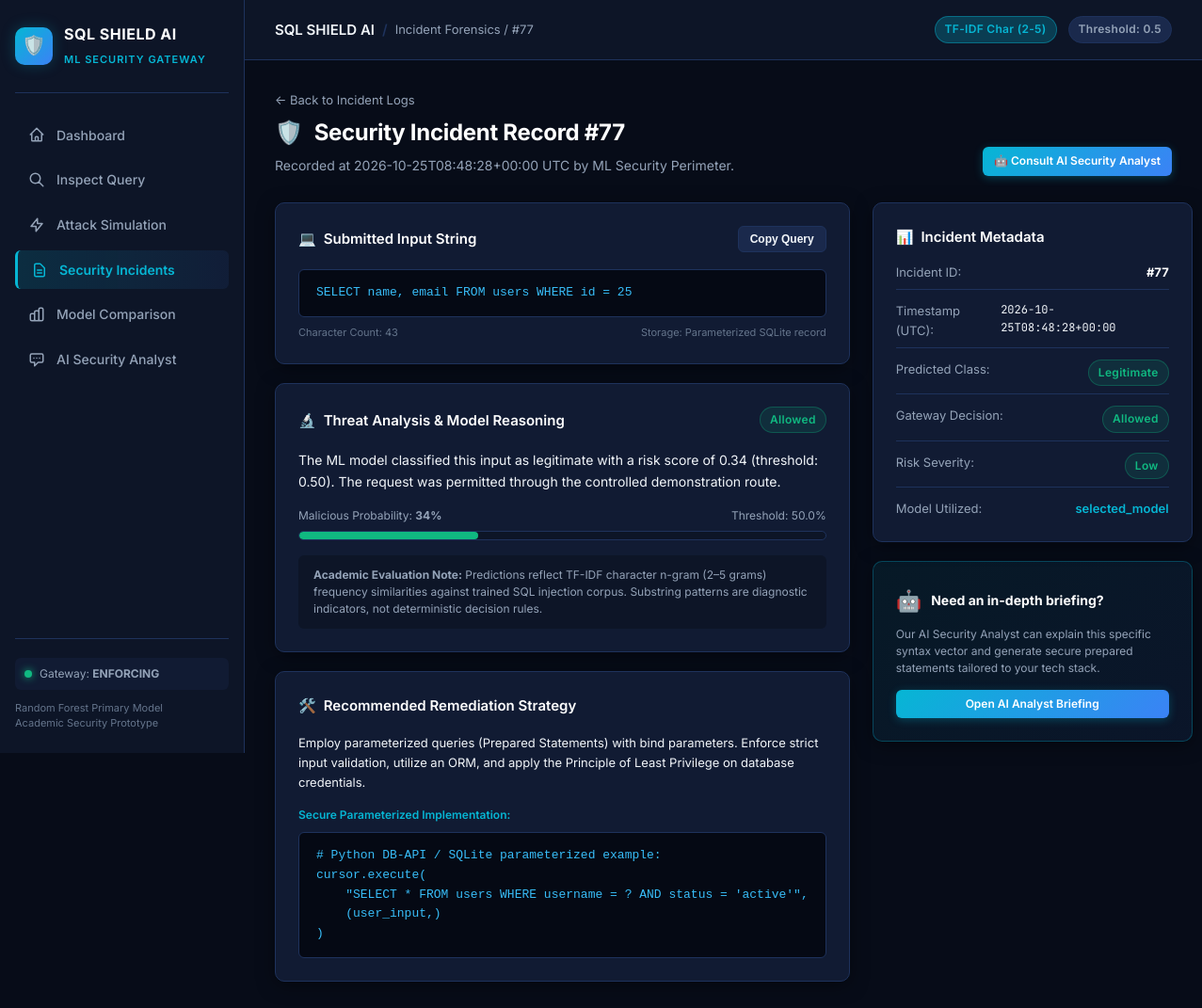
Screenshot of /incidents/77 with the database file from the repository.
### tables this page shows
CREATE TABLE incidents (
    id INTEGER PRIMARY KEY AUTOINCREMENT,
    timestamp TEXT NOT NULL,
    submitted_input TEXT NOT NULL,
    predicted_class TEXT NOT NULL,
    model_used TEXT NOT NULL,
    score REAL,
    action_taken TEXT NOT NULL,
    severity TEXT NOT NULL,
    explanation TEXT,
    mitigation TEXT
);

### app.py (the view)
@app.get("/incidents/<int:incident_id>")
def incident_detail_page(incident_id):
    incident = get_incident(incident_id)
    if incident is None:
        return render_template("404.html", message=f"Incident #{incident_id} was not found."), 404
    return render_template(
        "incident_detail.html",
        active="incidents",
        incident=incident,
        config=config,
    )

### database/db.py (called while the page is built)
def get_connection():
    conn = sqlite3.connect(DB_PATH)
    conn.row_factory = sqlite3.Row
    return conn

def get_incident(incident_id):
    with get_connection() as conn:
        row = conn.execute(
            "SELECT * FROM incidents WHERE id = ?", (int(incident_id),)
        ).fetchone()
        return dict(row) if row else None

### templates/incident_detail.html (shortened to what this page needs)
{% extends "base.html" %}
{% block breadcrumb %}Incident Forensics / #{{ incident.id }}{% endblock %}
{% block content %}
<div class="page-header" style="display:flex; justify-content:space-between; align-items:flex-end; flex-wrap:wrap; gap:16px;">
  <div>
    <div style="display:flex; align-items:center; gap:10px; margin-bottom:6px;">
      <a href="/incidents" style="color:var(--text-secondary); text-decoration:none; font-size:13px;">← Back to Incident Logs</a>
    </div>
    <h1 class="page-title">
      <span>🛡️</span> Security Incident Record #{{ incident.id }}
    </h1>
    <p class="page-subtitle">
      Recorded at {{ incident.timestamp }} UTC by ML Security Perimeter.
    </p>
  </div>
  <div style="display:flex; gap:10px;">
    <a href="/analyst?incident_id={{ incident.id }}" class="btn btn-primary btn-sm">
      🤖 Consult AI Security Analyst
    </a>
  </div>
</div>
<div class="grid-sidebar-layout">
  <div>
    <div class="card" style="margin-bottom: 20px;">
      <div class="card-header">
        <div class="card-title">
          <span>💻</span> Submitted Input String
        </div>
        <button class="btn btn-secondary btn-sm" onclick="copyToClipboard(document.getElementById('full-query-text').innerText, this)">
          Copy Query
        </button>
      </div>
      <div class="code-block">
        <pre><code id="full-query-text">{{ incident.submitted_input }}</code></pre>
      </div>
      <div style="display:flex; justify-content:space-between; font-size:11px; color:var(--text-muted); margin-top:8px;">
        <span>Character Count: {{ incident.submitted_input|length }}</span>
        <span>Storage: Parameterized SQLite record</span>
      </div>
    </div>
    <div class="card" style="margin-bottom: 20px;">
      <div class="card-header">
        <div class="card-title">
          <span>🔬</span> Threat Analysis & Model Reasoning
        </div>
        <span class="badge {{ 'badge-block' if incident.action_taken == 'Blocked' else 'badge-allow' }}">
          {{ incident.action_taken }}
        </span>
      </div>
      <div style="font-size:14px; line-height:1.6; color:var(--text-primary); margin-bottom:16px;">
        <p>{{ incident.explanation }}</p>
      </div>
      <div class="score-meter">
        <div class="score-meter-header">
          <span>Malicious Probability: <strong>{{ (incident.score * 100)|round|int }}%</strong></span>
          <span>Threshold: {{ config.DEFAULT_THRESHOLD * 100 }}%</span>
        </div>
        <div class="score-track">
          {% set pct = (incident.score * 100)|round|int %}
          <div class="score-fill {{ 'high' if pct >= 75 else ('medium' if pct >= 40 else 'low') }}" style="width: {{ pct }}%;"></div>
        </div>
      </div>
      <div style="background:var(--bg-secondary); padding:12px 16px; border-radius:6px; font-size:12px; color:var(--text-secondary); margin-top:14px; line-height:1.5;">
        <strong>Academic Evaluation Note:</strong> Predictions reflect TF-IDF character n-gram (2–5 grams) frequency similarities against trained SQL injection corpus. Substring patterns are diagnostic indicators, not deterministic decision rules.
      </div>
    </div>
    <div class="card">
      <div class="card-header">
        <div class="card-title">
          <span>🛠️</span> Recommended Remediation Strategy
        </div>
      </div>
      <div style="font-size:13px; line-height:1.6; color:var(--text-primary); margin-bottom:16px;">
        <p>{{ incident.mitigation }}</p>
      </div>
      <div style="margin-top:14px;">
        <span style="font-size:12px; font-weight:600; color:var(--accent-cyan); display:block; margin-bottom:8px;">
          Secure Parameterized Implementation:
        </span>
        <div class="code-block">
<pre><code># Python DB-API / SQLite parameterized example:
cursor.execute(
    "SELECT * FROM users WHERE username = ? AND status = 'active'",
    (user_input,)
)</code></pre>
        </div>
      </div>
    </div>
  </div>
  <div style="display:flex; flex-direction:column; gap:20px;">
    <div class="card">
      <div class="card-title" style="margin-bottom:16px;">
        <span>📊</span> Incident Metadata
      </div>
      <div style="display:flex; flex-direction:column; gap:12px; font-size:13px;">
        <div style="display:flex; justify-content:space-between; border-bottom:1px solid var(--border-color); padding-bottom:8px;">
          <span style="color:var(--text-secondary);">Incident ID:</span>
          <span style="font-weight:700; color:#fff;">#{{ incident.id }}</span>
        </div>
        <div style="display:flex; justify-content:space-between; border-bottom:1px solid var(--border-color); padding-bottom:8px;">
          <span style="color:var(--text-secondary);">Timestamp (UTC):</span>
          <span style="font-family:var(--font-mono); font-size:12px;">{{ incident.timestamp }}</span>
        </div>
        <div style="display:flex; justify-content:space-between; border-bottom:1px solid var(--border-color); padding-bottom:8px;">
          <span style="color:var(--text-secondary);">Predicted Class:</span>
          <span class="badge {{ 'badge-block' if incident.predicted_class == 'SQLi' else 'badge-allow' }}">
            {{ incident.predicted_class }}
          </span>
        </div>
        <div style="display:flex; justify-content:space-between; border-bottom:1px solid var(--border-color); padding-bottom:8px;">
          <span style="color:var(--text-secondary);">Gateway Decision:</span>
          <span class="badge {{ 'badge-block' if incident.action_taken == 'Blocked' else 'badge-allow' }}">
            {{ incident.action_taken }}
          </span>
        </div>
        <div style="display:flex; justify-content:space-between; border-bottom:1px solid var(--border-color); padding-bottom:8px;">
          <span style="color:var(--text-secondary);">Risk Severity:</span>
          <span class="badge {{ 'badge-block' if incident.severity == 'High' else ('badge-warn' if incident.severity == 'Medium' else 'badge-allow') }}">
            {{ incident.severity }}
          </span>
        </div>
        <div style="display:flex; justify-content:space-between;">
          <span style="color:var(--text-secondary);">Model Utilized:</span>
          <span style="color:var(--accent-cyan); font-weight:600;">{{ incident.model_used }}</span>
        </div>
      </div>
    </div>
    <div class="card" style="background: linear-gradient(135deg, rgba(6, 182, 212, 0.08), rgba(59, 130, 246, 0.08)); border-color: rgba(6, 182, 212, 0.3);">
      <div style="display:flex; align-items:center; gap:10px; margin-bottom:10px;">
        <span style="font-size:22px;">🤖</span>
        <span style="font-weight:700; color:#fff; font-size:14px;">Need an in-depth briefing?</span>
      </div>
      <p style="font-size:12px; color:var(--text-secondary); line-height:1.5; margin-bottom:14px;">
        Our AI Security Analyst can explain this specific syntax vector and generate secure prepared statements tailored to your tech stack.
      </p>
      <a href="/analyst?incident_id={{ incident.id }}" class="btn btn-primary btn-sm" style="width:100%;">
        Open AI Analyst Briefing
      </a>
    </div>
  </div>
</div>
{% endblock %}

### static/css/style.css (style rules this page uses)
:root { --bg-primary: #070c18; --bg-secondary: #0d1527; --bg-card: #111b33; --bg-card-hover: #162342; --bg-surface: #1a294c; --border-color: #1e325c; --border-light: rgba(255, 255, 255, 0.08); --text-primary: #f1f5f9; --text-secondary: #94a3b8; --text-muted: #64748b; --accent-cyan: #06b6d4; --accent-cyan-glow: rgba(6, 182, 212, 0.25); --accent-blue: #3b82f6; --accent-blue-glow: rgba(59, 130, 246, 0.25); --accent-indigo: #6366f1; --status-allow: #10b981; --status-allow-bg: rgba(16, 185, 129, 0.12); --status-allow-border: rgba(16, 185, 129, 0.3); --status-block: #ef4444; --status-block-bg: rgba(239, 68, 68, 0.12); --status-block-border: rgba(239, 68, 68, 0.3); --status-warn: #f59e0b; --status-warn-bg: rgba(245, 158, 11, 0.12); --status-warn-border: rgba(245, 158, 11, 0.3); --font-sans: 'Inter', -apple-system, BlinkMacSystemFont, 'Segoe UI', Roboto, sans-serif; --font-mono: 'JetBrains Mono', 'Fira Code', monospace; --radius-sm: 6px; --radius-md: 10px; --radius-lg: 14px; --transition: all 0.2s cubic-bezier(0.16, 1, 0.3, 1); --shadow-card: 0 4px 20px -2px rgba(0, 0, 0, 0.5); --shadow-glow: 0 0 25px rgba(6, 182, 212, 0.15); }
*, *::before, *::after { box-sizing: border-box; margin: 0; padding: 0; }
body { background-color: var(--bg-primary); color: var(--text-primary); font-family: var(--font-sans); line-height: 1.55; display: flex; min-height: 100vh; -webkit-font-smoothing: antialiased; }
.page-header { margin-bottom: 28px; }
.page-title { font-size: 24px; font-weight: 700; color: #fff; letter-spacing: -0.3px; display: flex; align-items: center; gap: 12px; }
.page-subtitle { color: var(--text-secondary); font-size: 14px; margin-top: 6px; }
.grid-sidebar-layout { display: grid; grid-template-columns: 1fr 340px; gap: 24px; margin-bottom: 24px; }
.card { background: var(--bg-card); border: 1px solid var(--border-color); border-radius: var(--radius-md); padding: 24px; box-shadow: var(--shadow-card); transition: var(--transition); position: relative; overflow: hidden; }
.card-header { display: flex; align-items: center; justify-content: space-between; margin-bottom: 18px; }
.card-title { font-size: 15px; font-weight: 600; color: #fff; display: flex; align-items: center; gap: 8px; }
.badge { display: inline-flex; align-items: center; gap: 6px; padding: 4px 10px; border-radius: 999px; font-size: 12px; font-weight: 600; letter-spacing: 0.3px; }
.badge-allow { background: var(--status-allow-bg); color: var(--status-allow); border: 1px solid var(--status-allow-border); }
.btn { display: inline-flex; align-items: center; justify-content: center; gap: 8px; padding: 10px 18px; border-radius: var(--radius-sm); font-size: 14px; font-weight: 600; cursor: pointer; border: none; transition: var(--transition); text-decoration: none; }
.btn-primary { background: linear-gradient(135deg, var(--accent-cyan), var(--accent-blue)); color: #fff; box-shadow: 0 2px 10px rgba(6, 182, 212, 0.3); }
.btn-secondary { background: var(--bg-surface); color: var(--text-primary); border: 1px solid var(--border-color); }
.btn-sm { padding: 6px 12px; font-size: 12px; }
.score-meter { margin: 16px 0; }
.score-meter-header { display: flex; justify-content: space-between; font-size: 12px; color: var(--text-secondary); margin-bottom: 6px; }
.score-track { height: 10px; background: var(--bg-secondary); border-radius: 999px; overflow: hidden; border: 1px solid var(--border-color); position: relative; }
.score-fill { height: 100%; border-radius: 999px; transition: width 0.6s cubic-bezier(0.16, 1, 0.3, 1); }
.score-fill.low { background: var(--status-allow); }
.code-block { background: #050914; border: 1px solid var(--border-color); border-radius: var(--radius-sm); padding: 14px 18px; font-family: var(--font-mono); font-size: 13px; color: #e2e8f0; overflow-x: auto; line-height: 1.6; position: relative; }
.code-block code { color: #38bdf8; }

### rows the page displays
incidents: id "77", timestamp "2026-10-25T08:48:28+00:00", submitted_input "SELECT name, email FROM users WHERE id = 25", action_taken "Allowed", explanation "The ML model classified this input as legitimate with a risk score of 0.34 (threshold: 0.50). The request was permitted through the controlled demonstration route.", (incident.score*100)|round|int "34", mitigation "Employ parameterized queries (Prepared Statements) with bind parameters. Enforce strict input validation, utilize an ORM, and apply the Principle of Least Privilege on database credentials.", predicted_class "Legitimate", severity "Low", model_used "selected_model"

### other values shown
{{ config.DEFAULT_THRESHOLD }} "0.5"
{{ incident.submitted_input|length }} "43"
{{ config.DEFAULT_THRESHOLD * 100 }} "50.0"
